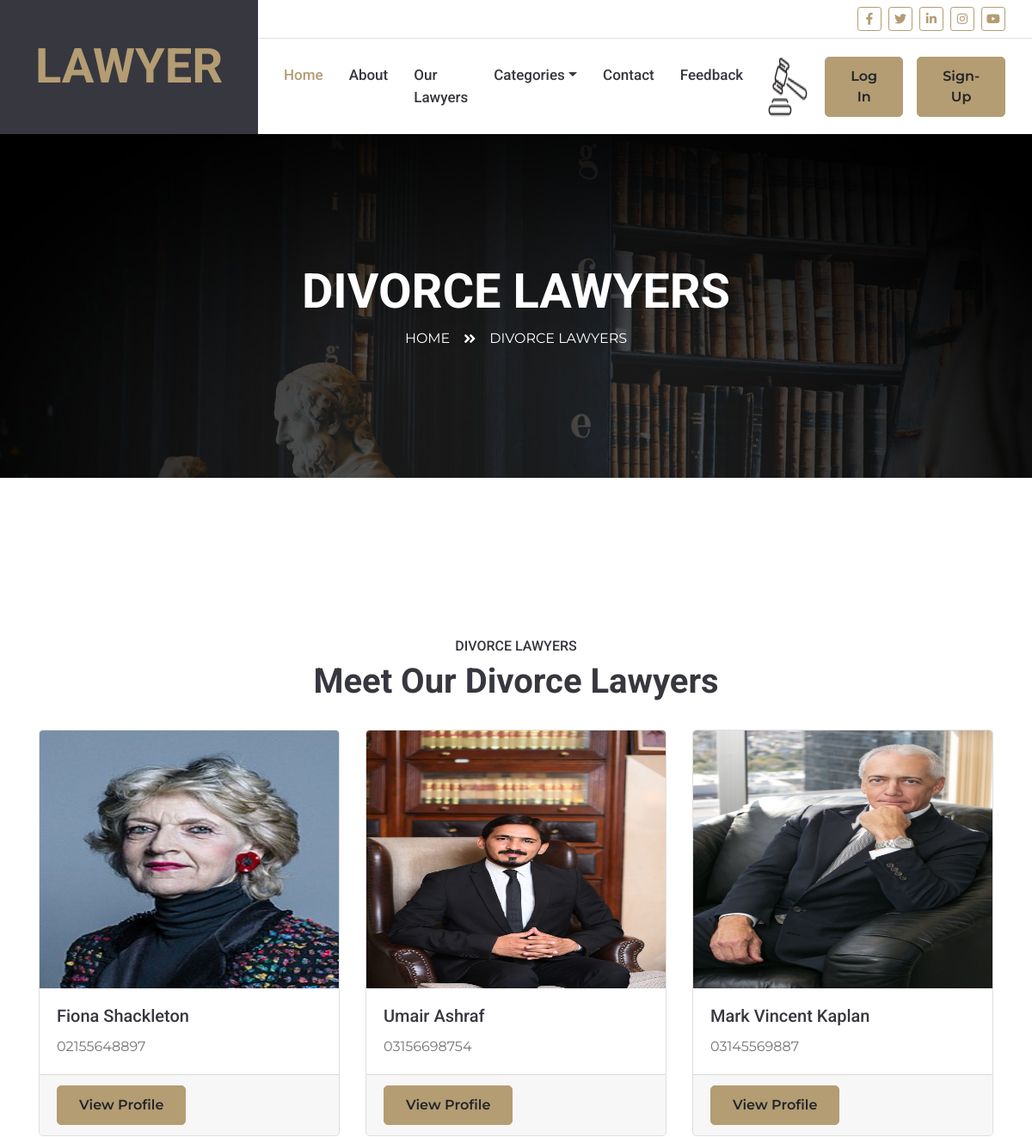
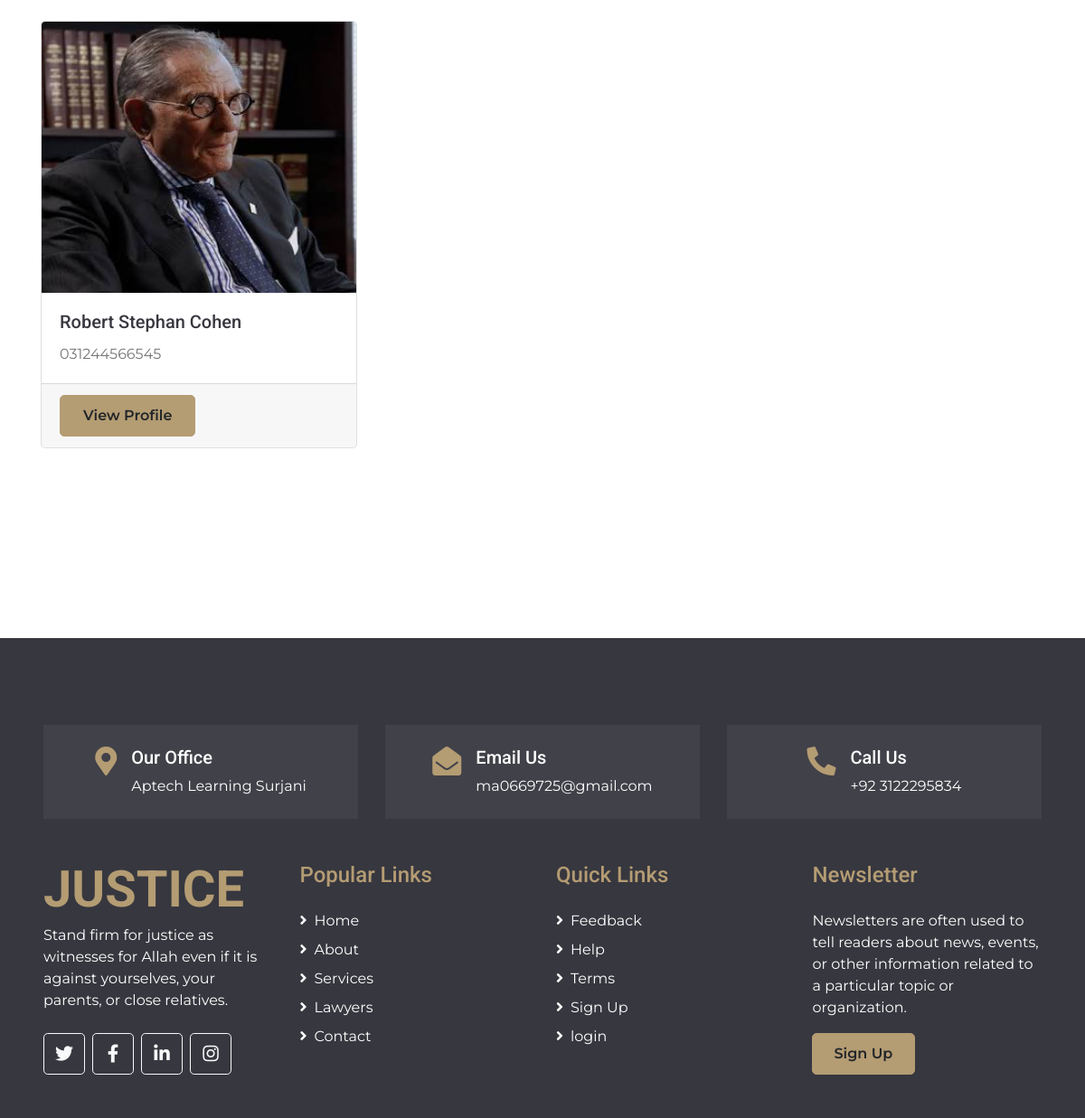
Page /divorce.php on the committed database (2 pictures, top to bottom).
### tables this page shows
CREATE TABLE `divorce_lawyers` (
  `id` int(11) NOT NULL,
  `full_name` varchar(255) NOT NULL,
  `contact_number` varchar(255) NOT NULL,
  `address` varchar(255) DEFAULT NULL,
  `fee` int(11) DEFAULT NULL,
  `description` text DEFAULT NULL,
  `cases_handled` int(11) DEFAULT NULL,
  `rating` decimal(3,2) DEFAULT NULL,
  `image` varchar(2000) NOT NULL
);

### divorce.php (the view, shortened to what this page needs)
<!DOCTYPE html>
<html lang="en">
<head>
    <link href="https://cdnjs.cloudflare.com/ajax/libs/font-awesome/5.10.0/css/all.min.css" rel="stylesheet">
    <link href="lib/owlcarousel/assets/owl.carousel.min.css" rel="stylesheet">
    <link href="lib/tempusdominus/css/tempusdominus-bootstrap-4.min.css" rel="stylesheet" />
    <link href="css/style.css" rel="stylesheet">
</head>
<body>
<?php
      include('header.php');
    ?>
     <div class="container-fluid bg-page-header" style="margin-bottom: 90px;  background-image:url(image/contact.jpg); ">
        <div class="container">
            <div class="d-flex flex-column align-items-center justify-content-center" style="min-height: 400px">
                <h3 class="display-4 text-white text-uppercase">Divorce Lawyers</h3>
                <div class="d-inline-flex text-white">
                    <p class="m-0 text-uppercase"><a class="text-white" href="">Home</a></p>
                    <i class="fa fa-angle-double-right pt-1 px-3"></i>
                    <p class="m-0 text-uppercase">Divorce Lawyers</p>
                </div>
            </div>
        </div>
    </div>
    <div class="container-fluid py-5">
        <div class="container py-5">
            <div class="text-center pb-2">
                <h6 class="text-uppercase">Divorce Lawyers</h6>
                <h1 class="mb-4">Meet Our Divorce Lawyers</h1>
            </div>
            <div class="row">
                <?php
                include('connect.php');
                $sql = "SELECT * FROM divorce_lawyers";
                $result = mysqli_query($con, $sql);
                if (mysqli_num_rows($result)) {
                    while ($row = mysqli_fetch_assoc($result)) {
                        $lawyer_name = $row['full_name'];
                        $contact_number = $row['contact_number'];
                        $image = $row['image'];
                        echo '<div class="col-12 col-md-4">';
                        echo '<div class="card mb-4">';
                        echo '<img style="height:300px;" src="upload_img/' . $image . '" class="card-img-top" alt="' . $lawyer_name . '">';
                        echo '<div class="card-body">';
                        echo '<h5 class="card-title">' . $lawyer_name . '</h5>';
                        echo '<p class="card-text">' . $contact_number . '</p>';
                        echo '</div>';
                        echo '<div class="card-footer">';
                        echo '<a href="#" class="btn btn-primary">View Profile</a>';
                        echo '</div>';
                        echo '</div>';
                        echo '</div>';
                    }
                } else {
                    echo '<p>No divorce lawyers found.</p>';
                }
                ?>
            </div>
        </div>
    </div>
    <?php include('footer.php'); ?>
</body>
</html>

### rows in the picture
divorce_lawyers: image+full_name (picture), full_name "Fiona Shackleton", contact_number "02155648897"
divorce_lawyers: image (picture), full_name "Umair Ashraf", contact_number "03156698754"
divorce_lawyers: image+full_name (picture), full_name "Mark Vincent Kaplan", contact_number "03145569887"
divorce_lawyers: image+full_name (picture), full_name "Robert Stephan Cohen", contact_number "031244566545"
